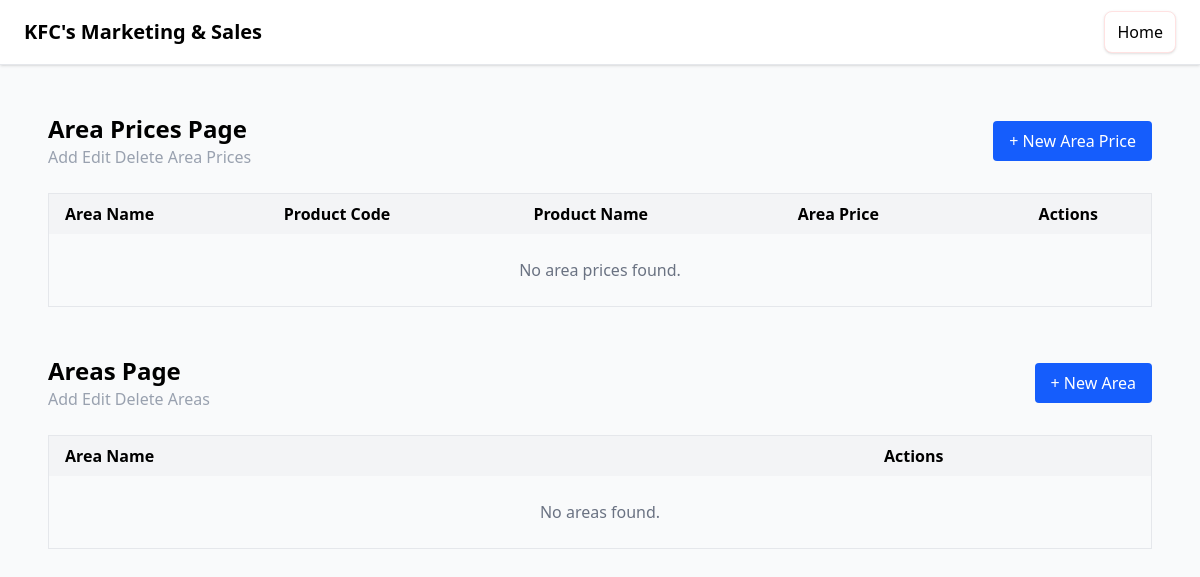
The app's page /area_prices/, older data.
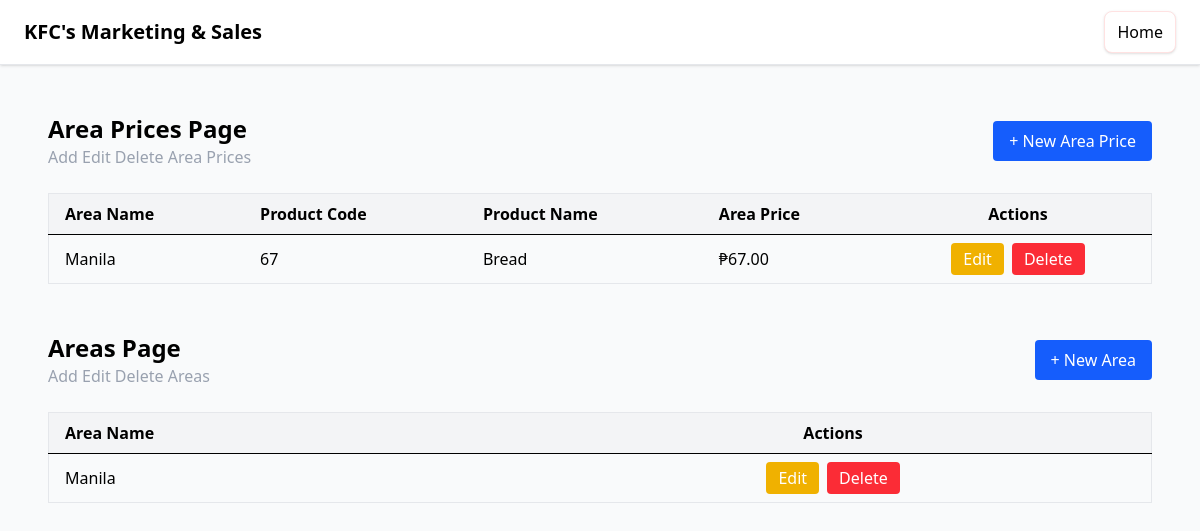
The same page, newer data.
### area_prices/models.py (models this page shows, shortened)
class AreaPrice(models.Model):
  area_price_id = models.BigAutoField(primary_key=True)
  area_name = models.ForeignKey(Area, on_delete=models.CASCADE)
  product_name = models.ForeignKey(Product, on_delete=models.CASCADE)
  area_price = models.DecimalField(max_digits=10, decimal_places=2, default=Decimal('0.00'))

class Area(models.Model):
  area_id = models.BigAutoField(primary_key=True)
  area_name = models.CharField(max_length=255)
  class Meta:
    ordering = ['area_name']

### products/models.py (models this page shows, shortened)
class Product(models.Model):
  product_id = models.BigAutoField(primary_key=True)
  product_code = models.CharField(max_length=255, )
  product_name = models.CharField(max_length=255, )
  factory_price = models.DecimalField(max_digits=10, decimal_places=2)
  shelf_life = models.CharField(max_length=255, )
  product_packaging = models.CharField(max_length=255, )
  discontinued = models.BooleanField(default=False)
  class Meta:
    ordering = ['product_name']

### area_prices/views.py (the view)
# urls.py: path('', views.area_price_list, name='area_price_list'),
def area_price_list(request):
  area_prices = AreaPrice.objects.all()
  areas = Area.objects.all()
  return render(request, 'area_prices/home.html', {
    'area_prices': area_prices,
    'areas': areas,
    })

### templates/area_prices/home.html
{% extends 'base.html' %}
{% block content %}
<div class="p-6 space-y-6">
  {% include 'area_prices/components/header.html' %}
  {% include 'area_prices/components/list.html' %}
</div>
<div class="p-6 space-y-6">
  {% include 'area_prices/components/area/components/header.html' %}
  {% include 'area_prices/components/area/components/list.html' %}
</div>
{% endblock content %}

### templates/area_prices/components/list.html
<div class="overflow-x-auto">
  <table class="min-w-full border border-gray-200 rounded-lg">
    <thead class="bg-gray-100">
      <tr>
        <th class="px-4 py-2 text-left">Area Name</th>
        <th class="px-4 py-2 text-left">Product Code</th>
        <th class="px-4 py-2 text-left">Product Name</th>
        <th class="px-4 py-2 text-left">Area Price</th>
        <th class="px-4 py-2 text-center">Actions</th>
      </tr>
    </thead>
    <tbody>
      {% for area_price in area_prices %}
      <tr class="border-t hover:bg-gray-50">
        <td class="px-4 py-2">
          {{ area_price.area_name.area_name }}
        </td>
        <td class="px-4 py-2">
          {{ area_price.product_name.product_code }}
        </td>
        <td class="px-4 py-2">
          {{ area_price.product_name.product_name }}
        </td>
        <td class="px-4 py-2">
          ₱{{ area_price.area_price }}
        </td>
        <td class="px-4 py-2">
          <div class="flex justify-center gap-2">
            <a
              href="{% url 'area_price_edit' area_price.area_price_id %}"
              class="rounded bg-yellow-500 px-3 py-1 text-white hover:bg-yellow-600"
            >
              Edit
            </a>
            <a
              href="{% url 'area_price_delete' area_price.area_price_id %}"
              class="rounded bg-red-500 px-3 py-1 text-white hover:bg-red-600"
            >
              Delete
            </a>
          </div>
        </td>
      </tr>
      {% empty %}
      <tr>
        <td colspan="7" class="px-4 py-6 text-center text-gray-500">
          No area prices found.
        </td>
      </tr>
      {% endfor %}
    </tbody>
  </table>
</div>

### templates/area_prices/components/area/components/list.html
<div class="overflow-x-auto">
  <table class="min-w-full border border-gray-200 rounded-lg">
    <thead class="bg-gray-100">
      <tr>
        <th class="px-4 py-2 text-left">Area Name</th>
        <th class="px-4 py-2 text-center">Actions</th>
      </tr>
    </thead>
    <tbody>
      {% for area in areas %}
      <tr class="border-t hover:bg-gray-50">
        <td class="px-4 py-2">
          {{ area.area_name }}
        </td>
        <td class="px-4 py-2">
          <div class="flex justify-center gap-2">
            <a
              href="{% url 'area_edit' area.area_id %}"
              class="rounded bg-yellow-500 px-3 py-1 text-white hover:bg-yellow-600"
            >
              Edit
            </a>
            <a
              href="{% url 'area_delete' area.area_id %}"
              class="rounded bg-red-500 px-3 py-1 text-white hover:bg-red-600"
            >
              Delete
            </a>
          </div>
        </td>
      </tr>
      {% empty %}
      <tr>
        <td colspan="7" class="px-4 py-6 text-center text-gray-500">
          No areas found.
        </td>
      </tr>
      {% endfor %}
    </tbody>
  </table>
</div>

Row changes from the older to the newer data that the page shows:
added AreaPrice: area_name.area_name "Manila", product_name.product_code "67", product_name.product_name "Bread", area_price "67.00"
added Area: area_name "Manila"
Text that changed along with them:
text no longer shown: "No area prices found. No areas found."
